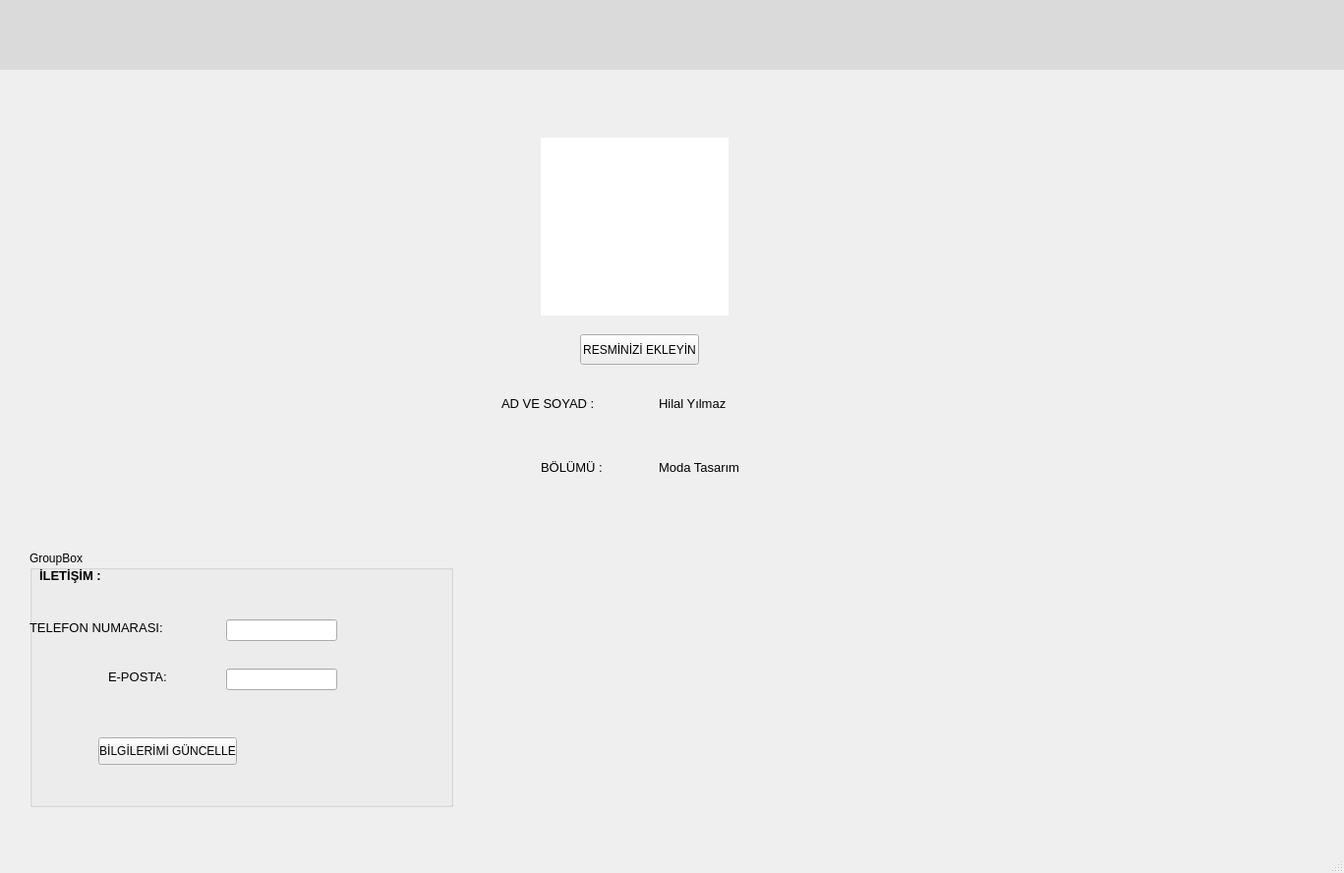
<?xml version="1.0" encoding="UTF-8"?>
<ui version="4.0">
 <class>MainWindow</class>
 <widget class="QMainWindow" name="MainWindow">
  <property name="geometry">
   <rect>
    <x>0</x>
    <y>0</y>
    <width>1367</width>
    <height>888</height>
   </rect>
  </property>
  <property name="maximumSize">
   <size>
    <width>1367</width>
    <height>888</height>
   </size>
  </property>
  <property name="windowTitle">
   <string>MainWindow</string>
  </property>
  <widget class="QWidget" name="centralwidget">
   <widget class="QLabel" name="label_3">
    <property name="geometry">
     <rect>
      <x>670</x>
      <y>390</y>
      <width>111</width>
      <height>41</height>
     </rect>
    </property>
    <property name="font">
     <font>
      <pointsize>10</pointsize>
     </font>
    </property>
    <property name="text">
     <string>Hilal Yılmaz</string>
    </property>
   </widget>
   <widget class="QLabel" name="label_4">
    <property name="geometry">
     <rect>
      <x>670</x>
      <y>460</y>
      <width>241</width>
      <height>31</height>
     </rect>
    </property>
    <property name="font">
     <font>
      <pointsize>10</pointsize>
     </font>
    </property>
    <property name="text">
     <string>Moda Tasarım</string>
    </property>
   </widget>
   <widget class="QLabel" name="label_2">
    <property name="geometry">
     <rect>
      <x>550</x>
      <y>450</y>
      <width>141</width>
      <height>51</height>
     </rect>
    </property>
    <property name="font">
     <font>
      <pointsize>10</pointsize>
     </font>
    </property>
    <property name="text">
     <string>BÖLÜMÜ :</string>
    </property>
   </widget>
   <widget class="QPushButton" name="pushButton">
    <property name="geometry">
     <rect>
      <x>590</x>
      <y>340</y>
      <width>121</width>
      <height>31</height>
     </rect>
    </property>
    <property name="text">
     <string>RESMİNİZİ EKLEYİN</string>
    </property>
   </widget>
   <widget class="QLabel" name="label_10">
    <property name="geometry">
     <rect>
      <x>550</x>
      <y>140</y>
      <width>191</width>
      <height>181</height>
     </rect>
    </property>
    <property name="styleSheet">
     <string notr="true">background-color: rgb(255, 255, 255);</string>
    </property>
    <property name="text">
     <string/>
    </property>
   </widget>
   <widget class="QLabel" name="label">
    <property name="geometry">
     <rect>
      <x>510</x>
      <y>390</y>
      <width>141</width>
      <height>41</height>
     </rect>
    </property>
    <property name="font">
     <font>
      <pointsize>10</pointsize>
     </font>
    </property>
    <property name="text">
     <string>AD VE SOYAD :</string>
    </property>
   </widget>
   <widget class="QLabel" name="label_11">
    <property name="geometry">
     <rect>
      <x>-10</x>
      <y>0</y>
      <width>1381</width>
      <height>71</height>
     </rect>
    </property>
    <property name="styleSheet">
     <string notr="true">background-color: rgb(218, 218, 218);</string>
    </property>
    <property name="text">
     <string/>
    </property>
   </widget>
   <widget class="QGroupBox" name="groupBox">
    <property name="geometry">
     <rect>
      <x>30</x>
      <y>560</y>
      <width>431</width>
      <height>261</height>
     </rect>
    </property>
    <property name="title">
     <string>GroupBox</string>
    </property>
    <widget class="QPushButton" name="pushButton_2">
     <property name="geometry">
      <rect>
       <x>70</x>
       <y>190</y>
       <width>141</width>
       <height>28</height>
      </rect>
     </property>
     <property name="text">
      <string>BİLGİLERİMİ GÜNCELLE</string>
     </property>
    </widget>
    <widget class="QLabel" name="label_9">
     <property name="geometry">
      <rect>
       <x>0</x>
       <y>70</y>
       <width>171</width>
       <height>16</height>
      </rect>
     </property>
     <property name="font">
      <font>
       <pointsize>10</pointsize>
      </font>
     </property>
     <property name="text">
      <string>TELEFON NUMARASI:</string>
     </property>
    </widget>
    <widget class="QLabel" name="label_8">
     <property name="geometry">
      <rect>
       <x>80</x>
       <y>120</y>
       <width>81</width>
       <height>16</height>
      </rect>
     </property>
     <property name="font">
      <font>
       <pointsize>10</pointsize>
      </font>
     </property>
     <property name="text">
      <string>E-POSTA:</string>
     </property>
    </widget>
    <widget class="QLineEdit" name="lineEdit">
     <property name="geometry">
      <rect>
       <x>200</x>
       <y>70</y>
       <width>113</width>
       <height>22</height>
      </rect>
     </property>
    </widget>
    <widget class="QLabel" name="label_7">
     <property name="geometry">
      <rect>
       <x>10</x>
       <y>10</y>
       <width>131</width>
       <height>31</height>
      </rect>
     </property>
     <property name="font">
      <font>
       <pointsize>10</pointsize>
       <weight>75</weight>
       <bold>true</bold>
      </font>
     </property>
     <property name="text">
      <string>İLETİŞİM :</string>
     </property>
    </widget>
    <widget class="QLineEdit" name="lineEdit_2">
     <property name="geometry">
      <rect>
       <x>200</x>
       <y>120</y>
       <width>113</width>
       <height>22</height>
      </rect>
     </property>
    </widget>
   </widget>
  </widget>
  <widget class="QStatusBar" name="statusbar"/>
 </widget>
 <resources/>
 <connections/>
</ui>
